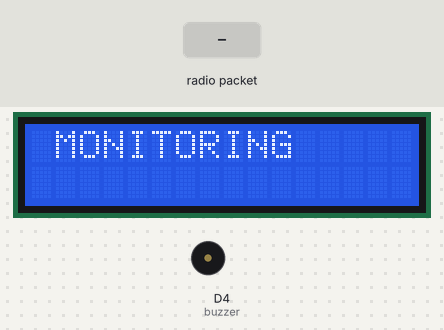
A sketch run on a simulated ESP8266 (NodeMCU). On the bench: 16×2 character LCD, buzzer (waves = sounding, pin HIGH). The test bench sets the inputs (shaded band). No radio packets arrive unless stated; what the sketch prints to the serial monitor is not drawn.

Above: at 2.2 s.
2.3 s: radio packet "1" arrives
At 3.8 s:
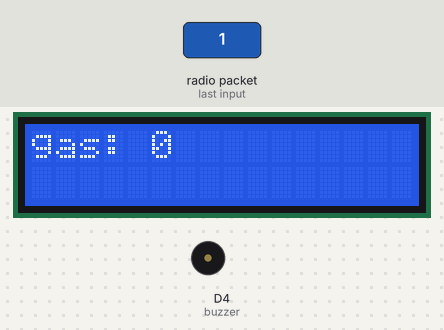
At 7.2 s:
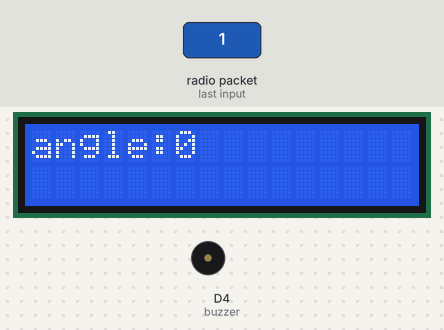
10.8 s: radio packet "90" arrives
At 18.7 s:
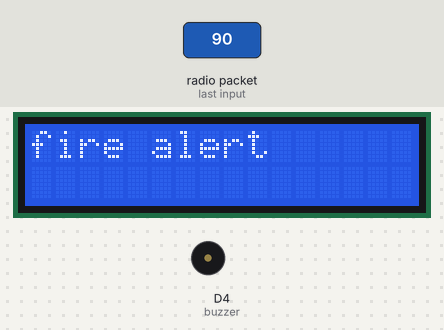
Timing chart, 0 to 19.8 s (numbered marks = the images above; inputs shaded):
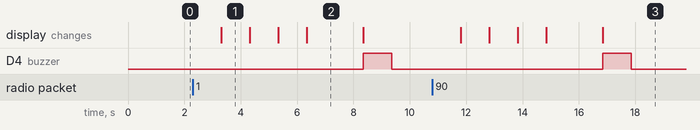

The sketch:

sketch_mar28a.ino
```cpp
#include<SPI.h>
#include<LoRa.h>

#include <Wire.h>
#include <LiquidCrystal_I2C.h>
LiquidCrystal_I2C lcd(0x27, 16, 2);
#define SS D8
#define RST D0
#define DIO0 D3
int buzzer=D4;

String rcv,x,b,y,a;

String getStringPartByNr(String data, char separator, int index)
{
  int stringdata = 0;
  String datapart ="";
  for (int i=0; i<data.length()-1; i++)
  {
    if(data[i]==separator)
    {
      stringdata++;
    }
    else if (stringdata== index)
    {
      datapart.concat(data[i]);
    }
    else if (stringdata>index)
    {
      return datapart;
      break;
    }
  }
  return datapart;
}


void setup()
{
  pinMode(buzzer,OUTPUT);
  Serial.begin(9600);
  lcd.begin();
  // Turn on the blacklight and print a message.
 lcd.backlight();
 lcd.print(" MONITORING");
 delay(1000);

  // Turn on the blacklight and print a message.

  while(!Serial);
  Serial.println("LORA RECIEVER");
  LoRa.setPins(SS, RST, DIO0);
  if(!LoRa.begin(433E6))
  {
    Serial.println("STARTING LORA FAILED");
    while(1);
  }

}

void loop()
{
  int packetSize = LoRa.parsePacket();
  if (packetSize) {
    // received a packet
    Serial.print("Received packet '");

    // read packet
    while (LoRa.available()) {
      //Serial.print((char)LoRa.read());

      String rcv = LoRa.readStringUntil('\n');
      Serial.println(rcv);

//        Serial.print("' with RSSI ");
  //  Serial.println(LoRa.packetRssi());
   String x = getStringPartByNr(rcv,':',0);
   String b = getStringPartByNr(rcv,':',1);
   String y = getStringPartByNr(rcv,':',2);
   String a = getStringPartByNr(rcv,':',3);

   //int mems = value1.toInt();
   int x1 = x.toInt();
   int b1 = b.toInt();
   int y1 = y.toInt();
   int a1 = a.toInt();

  Serial.print("gas value: ");
  Serial.println(x1);
  lcd.clear();
  lcd.print("gas: ");
  lcd.print(x1);
  delay(1000);
  Serial.print("button: ");
  Serial.println(b1);
  lcd.clear();
  lcd.print("button: ");
  lcd.print(b1);
  delay(1000);
  Serial.print("fire value: ");
  Serial.println(y1);
  lcd.clear();
  lcd.print("fire:");
  lcd.print(y1);
  delay(1000);
  Serial.print("angle: ");
  Serial.println(a1);
  lcd.clear();
  lcd.print("angle:");
  lcd.print(a1);
  delay(1000);
  if(x1>2500){
  Serial.println("gas leackage");
  lcd.clear();
  lcd.print("gas leackage:");
  digitalWrite(buzzer,HIGH);
  }
  else{
    digitalWrite(buzzer,LOW);
  }
  if(b1==1){
    Serial.println("EMERGENCY");
  lcd.clear();
  lcd.print("EMERGENCY");
  digitalWrite(buzzer,HIGH);
  delay(1000);
   digitalWrite(buzzer,LOW);
   delay(1000);
  }
  else{
    digitalWrite(buzzer,LOW);
     delay(1000);
  }
  if(y1==0){
   Serial.println("fire alert");
  lcd.clear();
  lcd.print("fire alert");
  digitalWrite(buzzer,HIGH);
  delay(1000);
   digitalWrite(buzzer,LOW);
   delay(1000);
  }
  else{
    digitalWrite(buzzer,LOW);
    delay(1000);
  }
  if(a1>3000){
   Serial.println("ACCDIENT");
  lcd.clear();
  lcd.print("ACCDIENT");
  digitalWrite(buzzer,HIGH);
  }
  else{
    digitalWrite(buzzer,LOW);
  }

   }
 }
}
```

Measured:
- after the input at 2.3 s, D4 (buzzer): LOW → HIGH after 6.1 s, → LOW 1.0 s later; the display: changes after 1.0 s (image 1)
- after the input at 10.8 s, D4 (buzzer): LOW → HIGH after 6.1 s, → LOW 1.0 s later; the display: first changes after 1.0 s (image 3 shows a later state)
- what the display in image 1 shows lasts 1.0 s, from 3.3 s to 4.3 s
- what the display in image 2 shows lasts 2.1 s, from 6.3 s to 8.4 s
